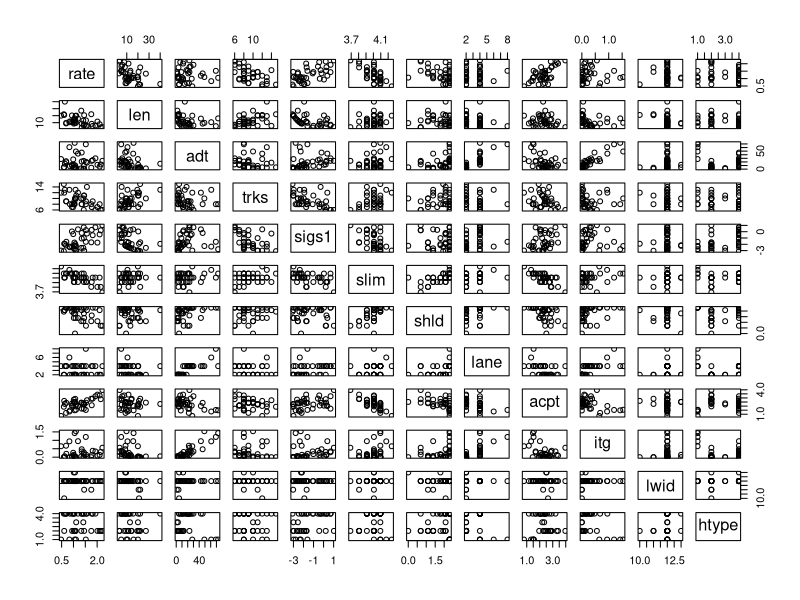
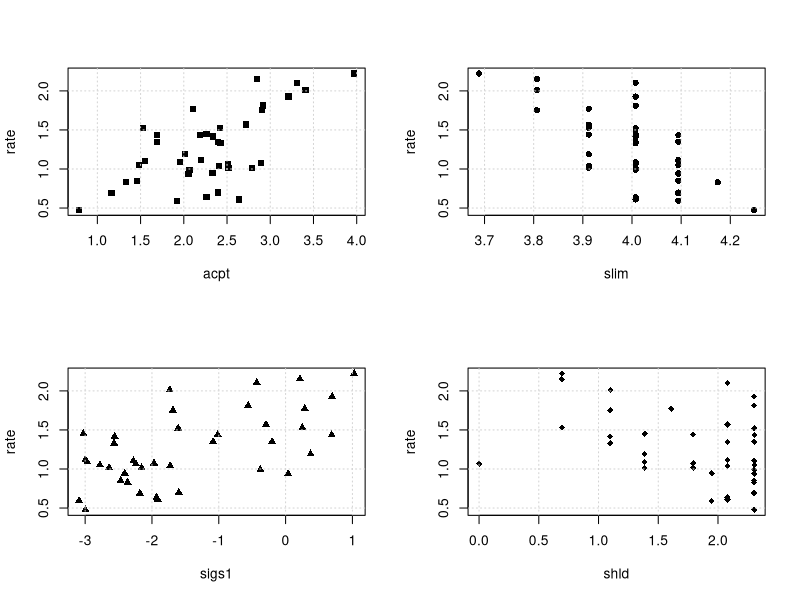
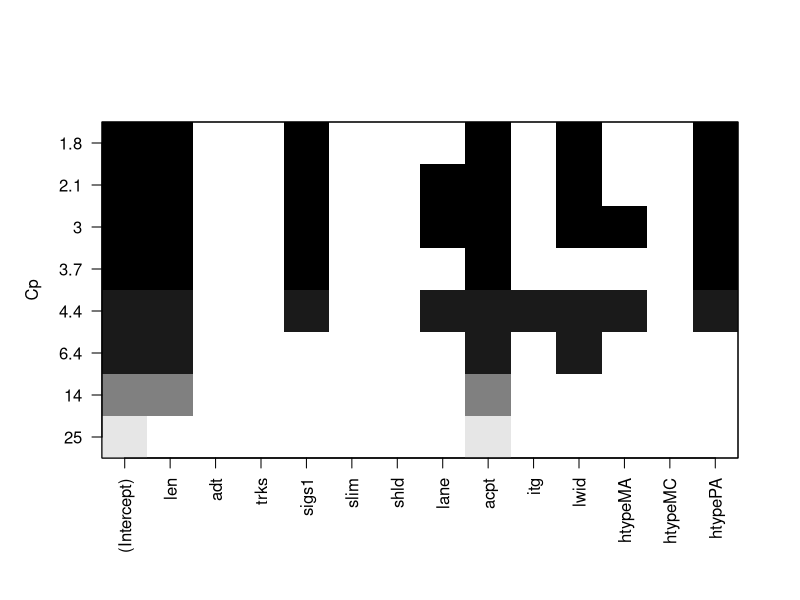
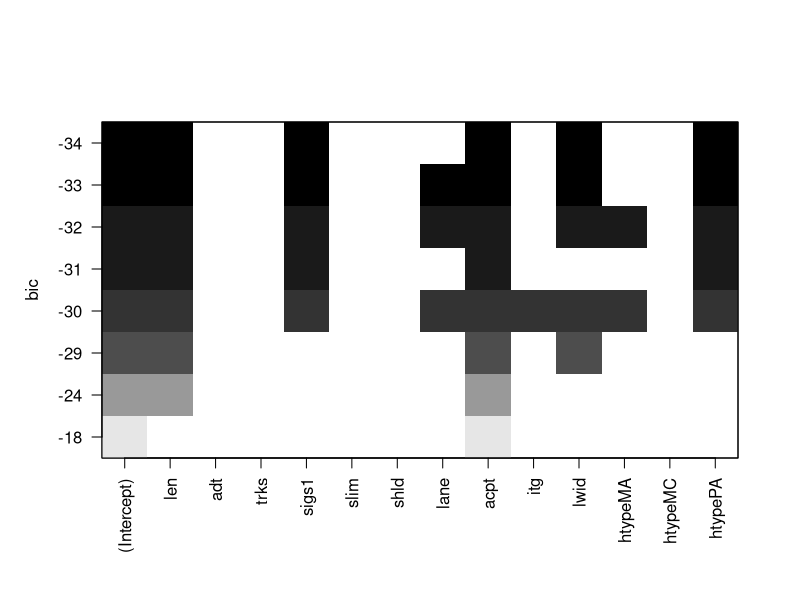

Write R code to recreate these figures, in order. (Note: this script raises an error after producing the figures.)
# remove data if already exits
rm(Highway1)
# load package
library(carData)
library(dplyr)
library(leaps)

# response
# rate
#
# variables which is interested in
#
# acpt
# slim
# sigs1
# shld 

# log transform of some variables and response of Highway1 data set 
logTrans <- c('acpt','slim','sigs1','shld','rate')
# log tran  sform
Highway1[,logTrans] <- log(Highway1[,logTrans])

# structure of Highway1 data set
str(Highway1)

# Including Plots
# the scatter plot matrix suggests some correlation between the covariates and ..., 
plot(Highway1)

# summary 
summary(Highway1)

# scatterplot of response and four interested variables
par(mfrow = c(2,2))
plot(rate ~ acpt, data = Highway1, pch = 15); grid()
plot(rate ~ slim, data = Highway1, pch = 16); grid()
plot(rate ~ sigs1, data = Highway1, pch = 17); grid()
plot(rate ~ shld, data = Highway1, pch = 18); grid()
par(mfrow = c(1,1))

# methods
# significance of single additional variable
lapply(colnames(Highway1)[-1], function(x){
  summary(lm(as.formula(paste0('rate ~ ' , x)), data = Highway1))
})

#
n <- nrow(Highway1)
train <- rep(TRUE,n)
p <- 0.3
train[sample(n,round(0.3*n))] <- FALSE

hwTrain <- Highway1[train,]
hwTest <- Highway1[-train,]

fit <- lm(rate ~ ., data = hwTrain)
coef(fit)

pred <- predict(fit, newdata = hwTest)
mse <- mean((pred - hwTest$rate)^2)

# 1.Best subsets regression
a <- regsubsets(rate ~ ., data = hwTrain)
out <- summary(a)
out$cp
plot(a, scale = 'Cp')
plot(a, scale = 'bic')

fit <- lm(rate ~ sigs1 + slim + htype, data = hwTrain)
coef(fit)

pred <- predict(fit, newdata = hwTest)
mean((pred - hwTest$rate)^2)

# len + trks + sigs1 + slim + shld + acpt + htype

# 2.Stepwise regression

# 3



# First we can do linear regression with each single variable saparately, and based on the significant results, we can pick len,trks,sigs1,slim,shld,acpt,htype seven variables, which have a p-value smaller than 0.05.
# 
# ```{r}
# # significance of single additional variable
# lapply(colnames(Highway1)[-1], function(x){
#   summary(lm(as.formula(paste0('rate ~ ' , x)), data = Highway1))
# })
# ```
# 
# For convenience, consider the factor variable htype, we think the htype MA differs from other types significantly, so we add a new column htype1 to 'Highwat1' data.
# 
# ```{r}
# plot(rate ~ htype, data = Highway1)
# Highway1$htype1 <- ifelse(Highway1$htype == 'MA','MA','other')
# ```






set.seed(1)  # for reproducible results
n <- nrow(Highway1)
p <- 0.3
train <- sample(n,round(0.3*n)) # generate index to split data

hwTrain <- Highway1[train,]  # trainning set
hwTest <- Highway1[-train,]  # testing set

fit <- lm(rate ~ len + trks + sigs1 + slim + shld + acpt + htype1, data = hwTrain)
coef(fit)

pred <- predict(fit, newdata = hwTest)
# mean square error (MSE)
mean((pred - hwTest$rate)^2)

# Best subsets regression
md <- regsubsets(rate ~ len + trks + sigs1 + slim + shld + acpt + htype1, data = hwTrain)
out <- summary(md)
out$cp
# plot(md, scale = 'Cp')
plot(md, scale = 'bic')

fit1 <- lm(rate ~ slim, data = hwTrain)
#coef(fit1)
fit2 <- lm(rate ~ trks + slim, data = hwTrain)
#coef(fit2)
fit3 <- lm(rate ~ trks + sigs1 + slim, data = hwTrain)
#coef(fit3)

pred1 <- predict(fit1, newdata = hwTest)
mean((pred1 - hwTest$rate)^2)

pred2 <- predict(fit2, newdata = hwTest)
mean((pred2 - hwTest$rate)^2)

pred3 <- predict(fit3, newdata = hwTest)
mean((pred3 - hwTest$rate)^2)
